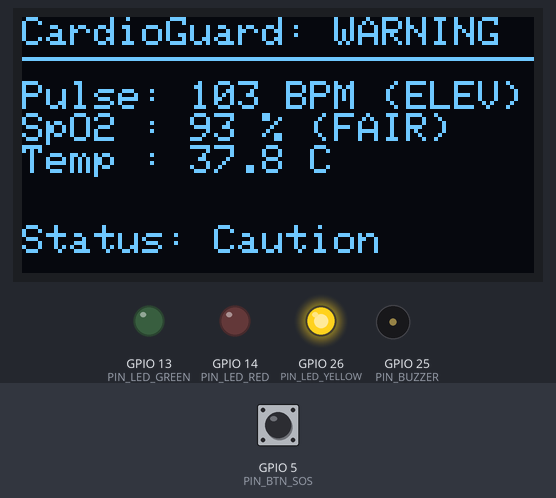
Recording of a sketch running on a simulated ESP32. Parts: 128×64 one-colour display, output pins drawn as LEDs (lit = HIGH), buzzer (waves = sounding). Wiring (from diagram.json): DS18B20 sensor: data GPIO 4. Inputs (shaded band) come from the test bench; at power-on: GPIO 5 (PIN_BTN_SOS) HIGH. WiFi joins after 1.5 s; servers stay silent unless stated; random numbers use the default seed unless the sketch sets one; what the sketch prints to the serial monitor is not drawn.

Above: at 3.9 s.
4.0 s: GPIO 5 (PIN_BTN_SOS) pulled LOW for 3.2 s
At 8.4 s:
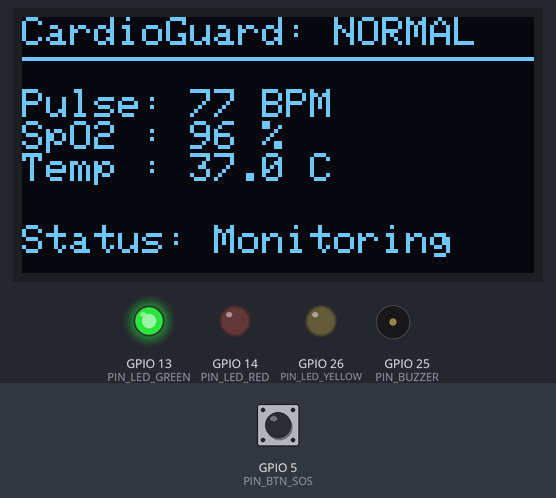
8.7 s: GPIO 5 (PIN_BTN_SOS) pulled LOW for 0.15 s
At 9.7 s:
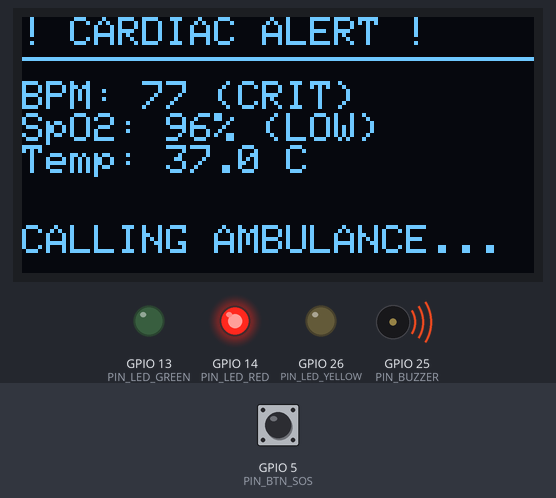
10.3 s: GPIO 5 (PIN_BTN_SOS) pulled LOW for 0.15 s
At 12.1 s:
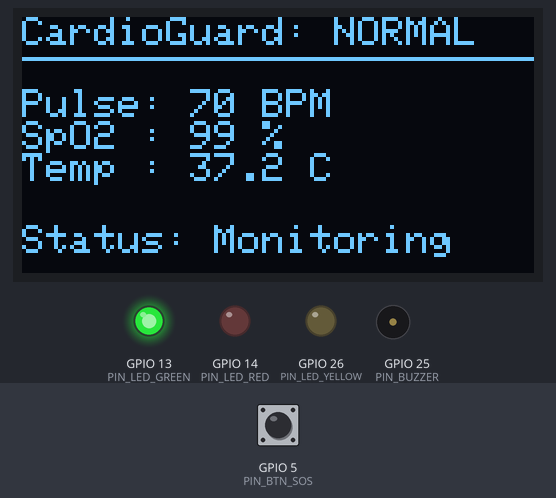
13.4 s: GPIO 5 (PIN_BTN_SOS) pulled LOW for 1 s
At 16.4 s:
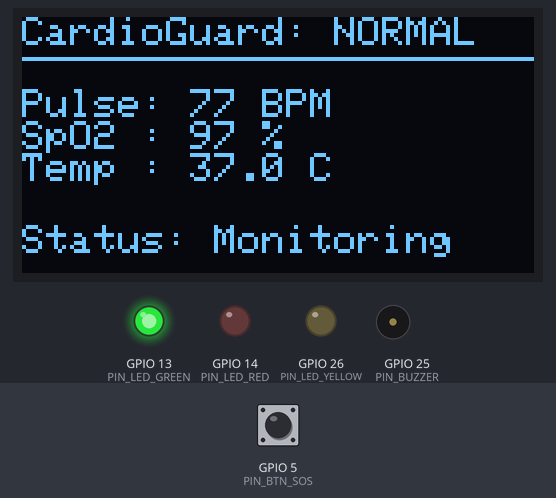
Timing chart, 0 to 16.9 s (numbered marks = the images above; inputs shaded):
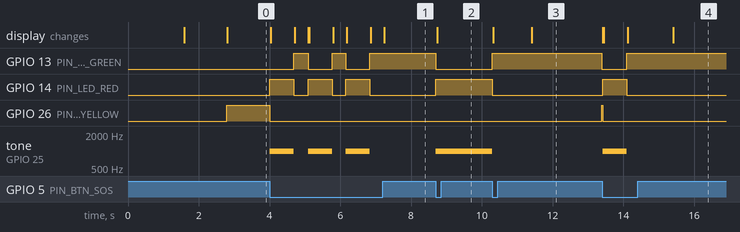

The sketch:

sketch.ino
```cpp
#include <Wire.h>
#include <Adafruit_GFX.h>
#include <Adafruit_SSD1306.h>
#include <WiFi.h>
#include <WiFiClientSecure.h>
#include <ArduinoJson.h>
#include <UniversalTelegramBot.h>

#define SCREEN_WIDTH 128
#define SCREEN_HEIGHT 64
Adafruit_SSD1306 display(SCREEN_WIDTH, SCREEN_HEIGHT, &Wire, -1);

// Pin Definitions (GPIO 12 changed to 26 to avoid strapping pin boot fails)
#define PIN_LED_GREEN   13
#define PIN_LED_YELLOW  26
#define PIN_LED_RED     14
#define PIN_BUZZER      25
#define PIN_BTN_SOS      5
#define PIN_BTN_MUTE     4

// Wi-Fi & Telegram Configuration
const char* WIFI_SSID = "Wokwi-GUEST";
const char* WIFI_PASS = "";

#define BOT_TOKEN "8936704210:AAG8Y0-MeoYcDykJ8d352iCa770_3SOR5m8"
#define CHAT_ID   "7269897879"

WiFiClientSecure secured_client;
UniversalTelegramBot bot(BOT_TOKEN, secured_client);

// Vitals
int heartRate = 75;
int spo2 = 98;
float bodyTemp = 36.8;

// System States: 0 = NORMAL, 1 = WARNING, 2 = EMERGENCY
int systemState = 0;
bool buzzerMuted = false;
bool manualSOSActive = false;
unsigned long lastUpdate = 0;

// Telegram Alert Throttling
bool alertAlreadySent = false;
unsigned long lastTelegramSent = 0;
const unsigned long telegramCooldown = 30000;

void sendTelegramAlert(const String& reason);
void simulateSensorReadings();
void handleNormalState();
void handleWarningState();
void handleEmergencyState(String reason);
void updateOLED();

void sendTelegramAlert(const String& reason) {
  if (WiFi.status() != WL_CONNECTED) {
    Serial.println("[Telegram] Wi-Fi not connected.");
    return;
  }

  String message = "🚨 *EMERGENCY SOS ALERT* 🚨\n\n";
  message += "*Trigger:* " + reason + "\n";
  message += "*Heart Rate:* " + String(heartRate) + " BPM\n";
  message += "*SpO2:* " + String(spo2) + " %\n";
  message += "*Body Temp:* " + String(bodyTemp, 1) + " °C\n\n";
  message += "📍 *Location:* Lat 28.6139, Lon 77.2090\n";
  message += "🚑 *Action:* Dispatching EMS & Alerting Family.";

  Serial.println("[Telegram] Sending emergency message...");
  if (bot.sendMessage(CHAT_ID, message, "Markdown")) {
    Serial.println("[Telegram] Message delivered successfully.");
  } else {
    Serial.println("[Telegram] Message delivery failed.");
  }
}

void setup() {
  Serial.begin(115200);

  pinMode(PIN_LED_GREEN, OUTPUT);
  pinMode(PIN_LED_YELLOW, OUTPUT);
  pinMode(PIN_LED_RED, OUTPUT);
  pinMode(PIN_BUZZER, OUTPUT);

  pinMode(PIN_BTN_SOS, INPUT_PULLUP);
  pinMode(PIN_BTN_MUTE, INPUT_PULLUP);

  Wire.begin(21, 22);

  if (!display.begin(SSD1306_SWITCHCAPVCC, 0x3C)) {
    Serial.println(F("[Hardware] OLED init failed! Check connections."));
    for (;;);
  }

  display.clearDisplay();
  display.setTextSize(1);
  display.setTextColor(SSD1306_WHITE);
  display.setCursor(15, 10);
  display.println("CardioGuard v1.0");
  display.setCursor(10, 25);
  display.println("Connecting WiFi...");
  display.display();

  WiFi.begin(WIFI_SSID, WIFI_PASS);
  secured_client.setInsecure();

  int attempts = 0;
  while (WiFi.status() != WL_CONNECTED && attempts < 20) {
    delay(500);
    Serial.print(".");
    attempts++;
  }
  Serial.println();

  display.setCursor(10, 40);
  if (WiFi.status() == WL_CONNECTED) {
    display.println("WiFi: Connected");
    Serial.println("[System] WiFi Connected successfully.");
  } else {
    display.println("WiFi: Offline");
    Serial.println("[System] WiFi connection timed out.");
  }
  display.display();
  delay(1200);
}

void loop() {
  // Mute Button Check
  if (digitalRead(PIN_BTN_MUTE) == LOW) {
    buzzerMuted = !buzzerMuted;
    Serial.printf("[Button] Mute toggled: %s\n", buzzerMuted ? "MUTED" : "UNMUTED");
    if (buzzerMuted) {
      noTone(PIN_BUZZER);
    } else if (systemState == 2) {
      tone(PIN_BUZZER, 1000);
    }
    updateOLED();
    delay(350);
  }

  // SOS Toggle Button Check
  if (digitalRead(PIN_BTN_SOS) == LOW) {
    manualSOSActive = !manualSOSActive;
    if (manualSOSActive) {
      systemState = 2;
      Serial.println("[Button] Manual SOS Activated!");
      handleEmergencyState("Manual Green SOS Button Pressed");
    } else {
      systemState = 0;
      buzzerMuted = false;
      alertAlreadySent = false;
      Serial.println("[Button] Manual SOS Cleared.");
      handleNormalState();
      updateOLED();
    }
    delay(350);
  }

  // Periodic sensor cycle
  if (millis() - lastUpdate > 2000) {
    lastUpdate = millis();

    if (!manualSOSActive) {
      simulateSensorReadings();

      if (heartRate > 120 || heartRate < 50 || spo2 < 90 || bodyTemp > 38.5) {
        systemState = 2;
        handleEmergencyState("Critical Vital Sign Deviation");
      } else if ((heartRate >= 101 && heartRate <= 120) || (spo2 >= 90 && spo2 <= 94) || (bodyTemp >= 37.6 && bodyTemp <= 38.5)) {
        systemState = 1;
        buzzerMuted = false;
        alertAlreadySent = false;
        handleWarningState();
        updateOLED();
      } else {
        systemState = 0;
        buzzerMuted = false;
        alertAlreadySent = false;
        handleNormalState();
        updateOLED();
      }
    } else {
      handleEmergencyState("Manual Green SOS Button Pressed");
    }
  }
}

void simulateSensorReadings() {
  int scenario = random(0, 10);
  if (scenario < 6) {
    heartRate = random(68, 88);
    spo2 = random(96, 100);
    bodyTemp = 36.5 + (random(0, 8) / 10.0);
  } else if (scenario < 8) {
    heartRate = random(102, 118);
    spo2 = random(91, 94);
    bodyTemp = 37.6 + (random(0, 6) / 10.0);
  } else {
    heartRate = random(130, 165);
    spo2 = random(82, 89);
    bodyTemp = 38.8;
  }
}

void handleNormalState() {
  digitalWrite(PIN_LED_GREEN, HIGH);
  digitalWrite(PIN_LED_YELLOW, LOW);
  digitalWrite(PIN_LED_RED, LOW);
  noTone(PIN_BUZZER);
  Serial.printf("[STATE: NORMAL] BPM: %d | SpO2: %d%% | Temp: %.1f C\n", heartRate, spo2, bodyTemp);
}

void handleWarningState() {
  digitalWrite(PIN_LED_GREEN, LOW);
  digitalWrite(PIN_LED_YELLOW, HIGH);
  digitalWrite(PIN_LED_RED, LOW);
  noTone(PIN_BUZZER);
  Serial.printf("[STATE: WARNING] BPM: %d | SpO2: %d%% | Temp: %.1f C\n", heartRate, spo2, bodyTemp);
}

void handleEmergencyState(String reason) {
  digitalWrite(PIN_LED_GREEN, LOW);
  digitalWrite(PIN_LED_YELLOW, LOW);
  digitalWrite(PIN_LED_RED, HIGH);

  if (!buzzerMuted) {
    tone(PIN_BUZZER, 1000);
  } else {
    noTone(PIN_BUZZER);
  }

  Serial.printf("[STATE: EMERGENCY] Reason: %s | BPM: %d | SpO2: %d%% | Temp: %.1f C\n Calling Ambulance\n",
                reason.c_str(), heartRate, spo2, bodyTemp);

  updateOLED();

  if (!alertAlreadySent || (millis() - lastTelegramSent > telegramCooldown)) {
    sendTelegramAlert(reason);
    alertAlreadySent = true;
    lastTelegramSent = millis();
  }
}

void updateOLED() {
  display.clearDisplay();
  display.setCursor(0, 0);

  if (systemState == 2) {
    display.setTextSize(1);
    display.println("! CARDIAC ALERT !");
    display.drawLine(0, 10, 127, 10, SSD1306_WHITE);
    display.setCursor(0, 16);
    display.printf("BPM: %d (CRIT)\n", heartRate);
    display.printf("SpO2: %d%% (LOW)\n", spo2);
    display.printf("Temp: %.1f C\n", bodyTemp);
    display.setCursor(0, 52);
    if (buzzerMuted) {
      display.println("ALERT (MUTED)");
    } else {
      display.println("CALLING AMBULANCE...");
    }
  } else if (systemState == 1) {
    display.setTextSize(1);
    display.println("CardioGuard: WARNING");
    display.drawLine(0, 10, 127, 10, SSD1306_WHITE);
    display.setCursor(0, 16);
    display.printf("Pulse: %d BPM (ELEV)\n", heartRate);
    display.printf("SpO2 : %d %% (FAIR)\n", spo2);
    display.printf("Temp : %.1f C\n", bodyTemp);
    display.setCursor(0, 52);
    display.println("Status: Caution");
  } else {
    display.setTextSize(1);
    display.println("CardioGuard: NORMAL");
    display.drawLine(0, 10, 127, 10, SSD1306_WHITE);
    display.setCursor(0, 18);
    display.printf("Pulse: %d BPM\n", heartRate);
    display.printf("SpO2 : %d %%\n", spo2);
    display.printf("Temp : %.1f C\n", bodyTemp);
    display.setCursor(0, 52);
    display.println("Status: Monitoring");
  }

  display.display();
}
```

Measured:
- after the input at 4.0 s, GPIO 14 (PIN_LED_RED): alternates HIGH for 0.68 s and LOW for 0.39 s, 6 changes in all, then stays LOW, starting at once; tone on GPIO 25 (PIN_BUZZER): alternates 1000 Hz for 0.68 s and silent for 0.39 s, 6 changes in all, then stays silent, starting at once
- after the input at 8.7 s, GPIO 13 (PIN_LED_GREEN): HIGH → LOW at once; GPIO 14 (PIN_LED_RED): LOW → HIGH at once; tone on GPIO 25 (PIN_BUZZER): silent → 1000 Hz at once
- after the input at 10.3 s, GPIO 13 (PIN_LED_GREEN): LOW → HIGH at once, → LOW 3.1 s later; GPIO 14 (PIN_LED_RED): HIGH → LOW at once; GPIO 26 (PIN_LED_YELLOW): LOW → HIGH after 3.1 s; tone on GPIO 25 (PIN_BUZZER): 1000 Hz → silent at once; the display: first changes at once (image 3 shows a later state)
- after the input at 13.4 s, GPIO 14 (PIN_LED_RED): LOW → HIGH at once, → LOW 0.68 s later; tone on GPIO 25 (PIN_BUZZER): silent → 1000 Hz at once, → silent 0.68 s later
- by itself, GPIO 13 (PIN_LED_GREEN): alternates HIGH for 0.39 s and LOW for 0.68 s, 5 changes in all, then stays HIGH
